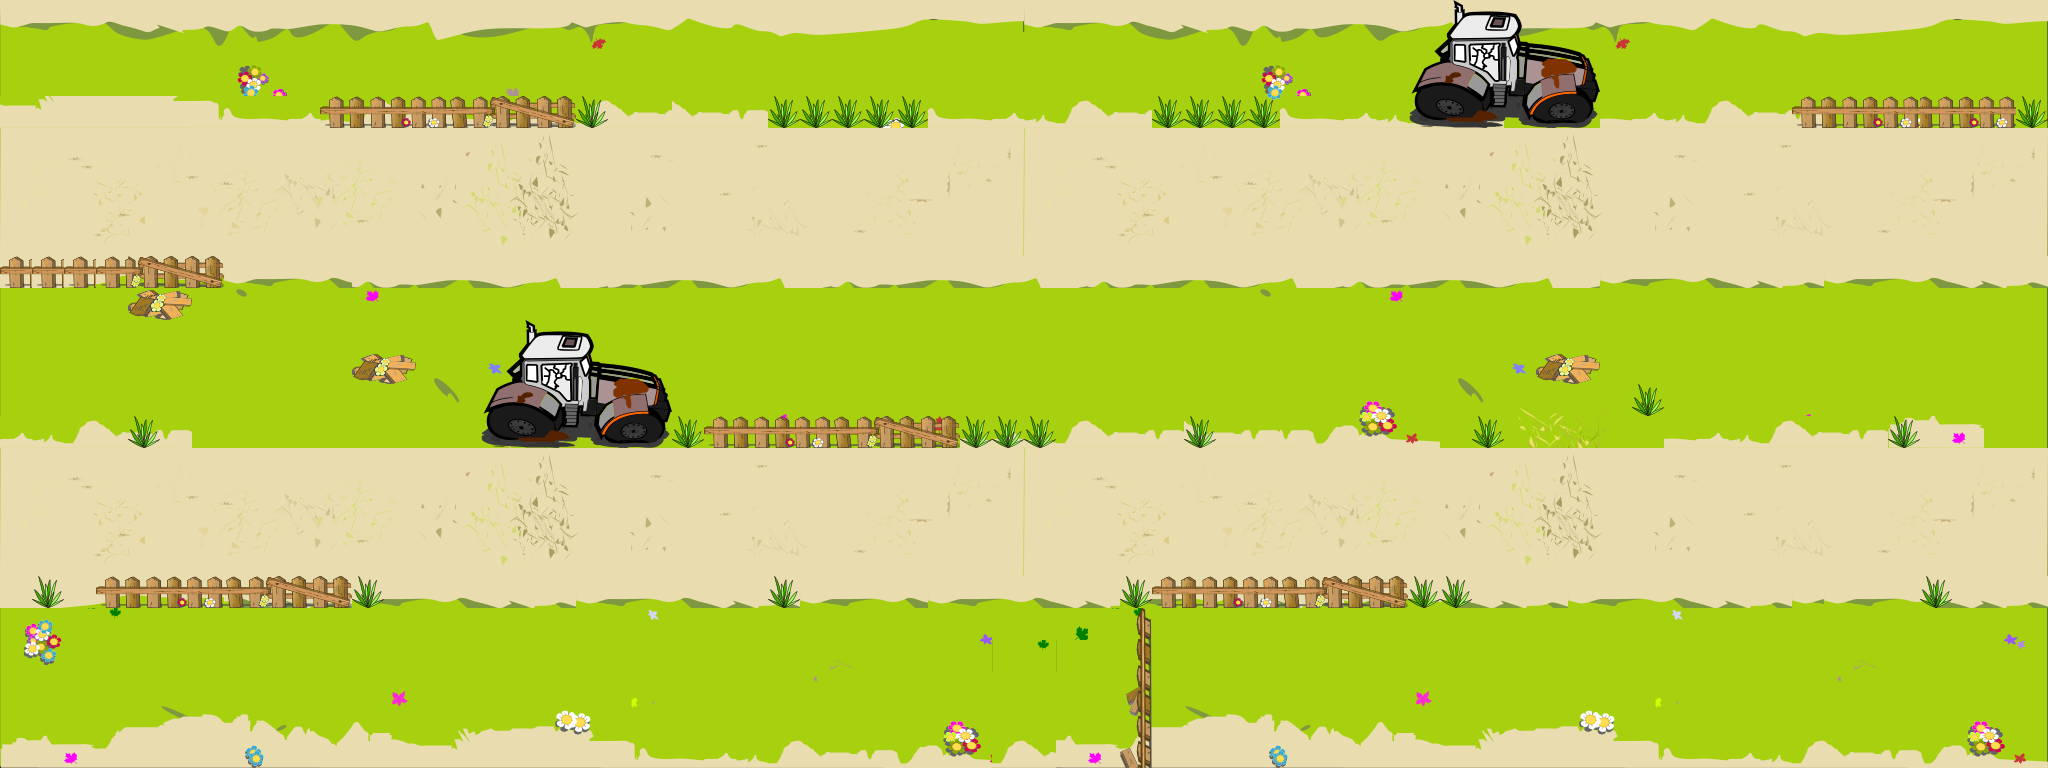

This game map was drawn from its Tiled (.tmx) file and the tilesets committed beside it. A one-line description and the trimmed map source follow:
An orthogonal 64x24 tile map with 32x32 px tiles, 5 tile layers (terreno, intermediaria, margem, road, ...), 10 tilesets.

<map version="1.0" orientation="orthogonal" renderorder="left-up" width="64" height="24" tilewidth="32" tileheight="32" nextobjectid="1">
 <tileset firstgid="1" name="grama2" tilewidth="32" tileheight="32" tilecount="1">
  <image source="grama2.png" width="32" height="32" />
 </tileset>
 <tileset firstgid="2" name="cerca_frente_fechada" tilewidth="32" tileheight="32" tilecount="8">
  <image source="cerca_frente_fechada.png" width="257" height="32" />
 </tileset>
 <tileset firstgid="10" name="cerca_direita_fechada" tilewidth="32" tileheight="32" tilecount="10">
  <image source="cerca_direita_fechada.png" width="32" height="320" />
 </tileset>
 <tileset firstgid="20" name="cerca_esquerda_fechada" tilewidth="32" tileheight="32" tilecount="10">
  <image source="cerca_esquerda_fechada.png" width="32" height="320" />
 </tileset>
 <tileset firstgid="30" name="tratorParado" tilewidth="32" tileheight="32" tilecount="24">
  <image source="tratorParado.png" width="192" height="128" />
 </tileset>
 <tileset firstgid="54" name="cerca_frente_geral" tilewidth="32" tileheight="32" tilecount="5">
  <image source="cerca_frente_geral.png" width="190" height="32" />
 </tileset>
 <tileset firstgid="59" name="cerca_frente_aberta" tilewidth="32" tileheight="32" tilecount="12">
  <tileoffset x="0" y="1" />
  <image source="cerca_frente_aberta.png" width="192" height="64" />
 </tileset>
 <tileset firstgid="71" name="madeiras" tilewidth="32" tileheight="32" tilecount="2">
  <image source="madeiras.png" width="64" height="32" />
 </tileset>
 <tileset firstgid="73" name="estrada1BarroHoriz" tilewidth="32" tileheight="32" tilecount="128">
  <image source="estrada1BarroHoriz.png" width="1024" height="128" />
 </tileset>
 <tileset firstgid="201" name="terreno" tilewidth="32" tileheight="32" tilecount="768">
  <image source="terreno.png" width="1024" height="768" />
 </tileset>
 <layer name="terreno" width="64" height="24">
  <data>[1536 cells, 1536 non-empty, 768 distinct tile ids]</data>
 </layer>
 <layer name="intermediaria" width="64" height="24">
  <data>[1536 cells, 18 non-empty, 9 distinct tile ids]</data>
 </layer>
 <layer name="margem" width="64" height="24">
  <data>[1536 cells, 206 non-empty, 46 distinct tile ids]</data>
 </layer>
 <layer name="road" width="64" height="24">
  <data>[1536 cells, 512 non-empty, 128 distinct tile ids]</data>
 </layer>
 <layer name="colisao" width="64" height="24">
  <data>[1536 cells, 108 non-empty, 28 distinct tile ids]</data>
 </layer>
</map>
